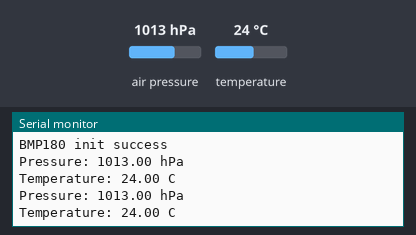
A sketch run on a simulated Arduino Uno, built with avr-gcc and run on an emulated ATmega328P. On the bench: the last lines printed to the serial monitor. Inputs (shaded band) come from the test bench; at power-on: air pressure 1013 hPa, temperature 24 °C.

Above: at 2.8 s.
2.9 s: air pressure set to 952 hPa
At 3.7 s:
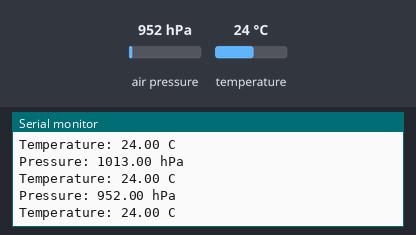
4.4 s: temperature set to 12 °C
At 5.7 s:
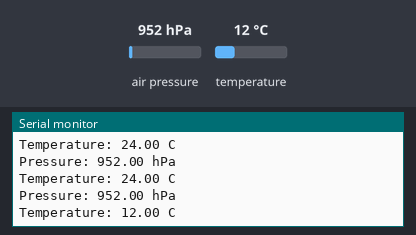
5.9 s: air pressure set to 975 hPa
At 6.6 s:
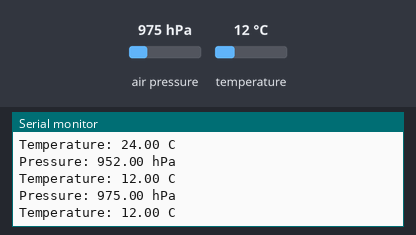
Timing chart, 0 to 8.9 s (numbered marks = the images above; inputs shaded):
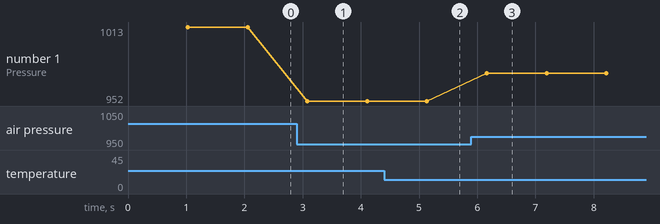

Measured:
- after the input at 2.9 s, the serial monitor: prints a new line after 0.18 s (image 1)
- after the input at 4.4 s, the serial monitor: prints a new line after 0.76 s (image 2)
- after the input at 5.9 s, the serial monitor: prints a new line after 0.26 s (image 3)
- plotted number 1: 1013 → 952 after the input at 2.9 s, 952 → 975 after the input at 5.9 s

The sketch:

BMP180.ino
```cpp
#include <SFE_BMP180.h>

SFE_BMP180 bmp180;

void setup() {
  Serial.begin(9600);
  bool success = bmp180.begin();

  if (success) {
    Serial.println("BMP180 init success");
  }
}

void loop() {

  char status;
  double T, P;
  bool success = false;

  status = bmp180.startTemperature();

  if (status != 0) {
    delay(1000);
    status = bmp180.getTemperature(T);

    if (status != 0) {
      status = bmp180.startPressure(3);

      if (status != 0) {
        delay(status);
        status = bmp180.getPressure(P, T);

        if (status != 0) {
          Serial.print("Pressure: ");
          Serial.print(P);
          Serial.println(" hPa");

          Serial.print("Temperature: ");
          Serial.print(T);
          Serial.println(" C");
        }
      }
    }
  }
}
```
